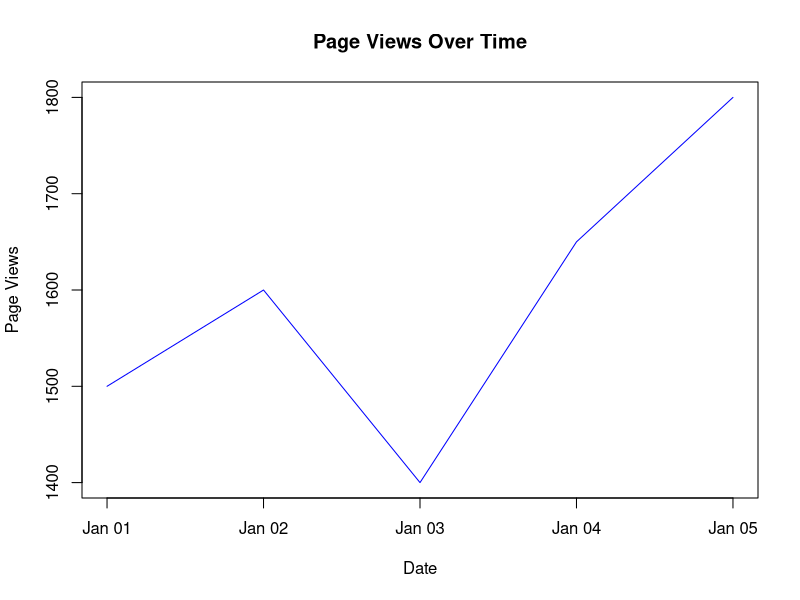

This figure's R source:
# Assuming your data frame is already defined as 'web_data'
web_data <- data.frame(
  Date = as.Date(c("2023-01-01", "2023-01-02", "2023-01-03", "2023-01-04", "2023-01-05")),
  Page_Views = c(1500, 1600, 1400, 1650, 1800),
  Click_through_Rate = c(2.3, 2.7, 2.0, 2.4, 2.6)
)

# Create a line chart using the 'plot()' function
plot(web_data$Date, web_data$Page_Views, type = "l", col = "blue", xlab = "Date", ylab = "Page Views", main = "Page Views Over Time")
